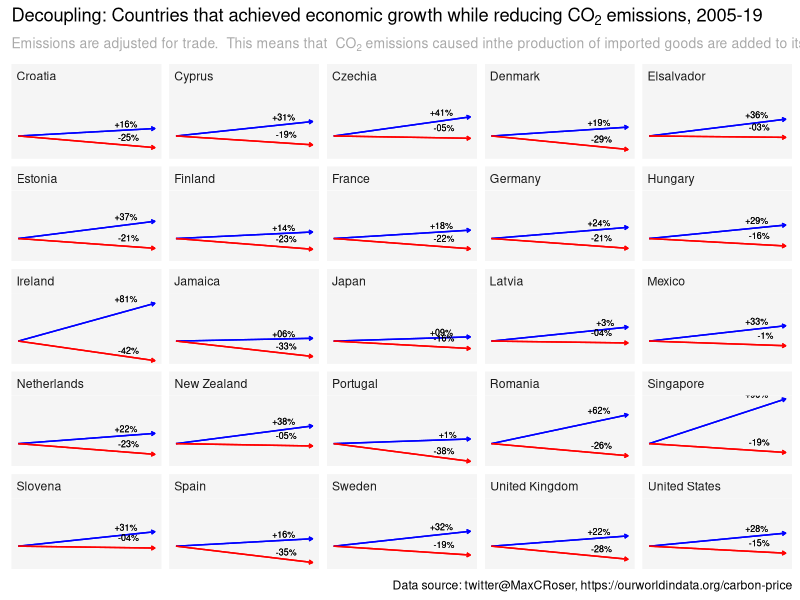

Recreate this plot in R.
#' Author: Ted Kwartler
#' Date: Sept 5 2022
#' Purpose: R popular visuals
#' Good resource: https://r-graphics.org/

library(ggplot2)

# https://twitter.com/MaxCRoser/status/1566182467010273280
# Our world in Data example
df<-data.frame(country = rep(as.factor(c('Ireland','Portugal','Spain','Jamaica','Denmark','United Kingdom',
                               'Romania','Croatia','Finland','Netherlands',
                               'France','Germany','Estonia','Sweden','Cyprus','Singapore',
                               'Hungary','Japan','United States','Mexico','Czechia',
                               'New Zealand','Latvia','Slovena','Elsalvador')),2),
               gdp = c(0.81,0.1,0.16,0.06,0.19,0.22,0.62,0.16,0.14,0.22,0.18,0.24,0.37,0.32,0.31,0.96,0.29,0.09,0.28,0.33,0.41,0.38,0.30,0.31,0.36),
               co2 =  c(-0.42,-0.38,-0.35,-0.33,-0.29,-0.28,-0.26,-0.25,-0.23,-0.23,-0.22,-0.21,-0.21,-0.19,-0.19,-0.19,-0.16,-0.16,-0.15,-0.10,-0.05,-0.05,-0.04,-0.04,-0.03))
df$gdpPct <- paste0('+',substr(df$gdp, 3, nchar(df$gdp)),'%')
df$co2Pct <- paste0('-',substr(df$co2, 4, nchar(df$co2)),'%')
ggplot(df, aes(x= gdp, y = 0)) + 
  facet_wrap(~country) + 
  geom_segment(aes(x = 0, y = 0, xend = 1, yend = gdp), arrow = arrow(length = unit(0.1, "cm")), color = 'blue') + 
  geom_segment(aes(x = 0, y = 0, xend = 1, yend = co2), arrow = arrow(length = unit(0.1, "cm")), color = 'red') +
  geom_text(data = df, mapping = aes(x = 1, y = gdp, label = gdpPct), hjust   = 1.75, vjust   = -0.15, size = 2.25, color='black') + 
  geom_text(data = df, mapping = aes(x = 1, y = co2, label = co2Pct), hjust   = 1.75, vjust   = -1, size = 2.25, color='black') + 
  theme(panel.grid.major = element_blank(), 
        panel.grid.minor = element_blank(),
        axis.text.y=element_blank(),
        axis.text.x=element_blank(),
        axis.ticks = element_blank(),
        axis.title = element_blank(),
        strip.text.x = element_text(hjust = -0.01),
        strip.background=element_rect(fill="#F5F5F5"),
        plot.subtitle=element_text(size=10, color="darkgrey"),
        panel.background = element_rect(fill= '#F5F5F5')) + 
  labs(title = bquote('Decoupling: Countries that achieved economic growth while reducing' ~CO[2]~ 'emissions, 2005-19'),
       subtitle = bquote('Emissions are adjusted for trade.  This means that ' ~CO[2]~ 'emissions caused inthe production of imported goods are added to its domestic emissions - and for goods that are exported the emissions are subtracted.'),
       caption = "Data source: twitter@MaxCRoser, https://ourworldindata.org/carbon-price") 

# End
